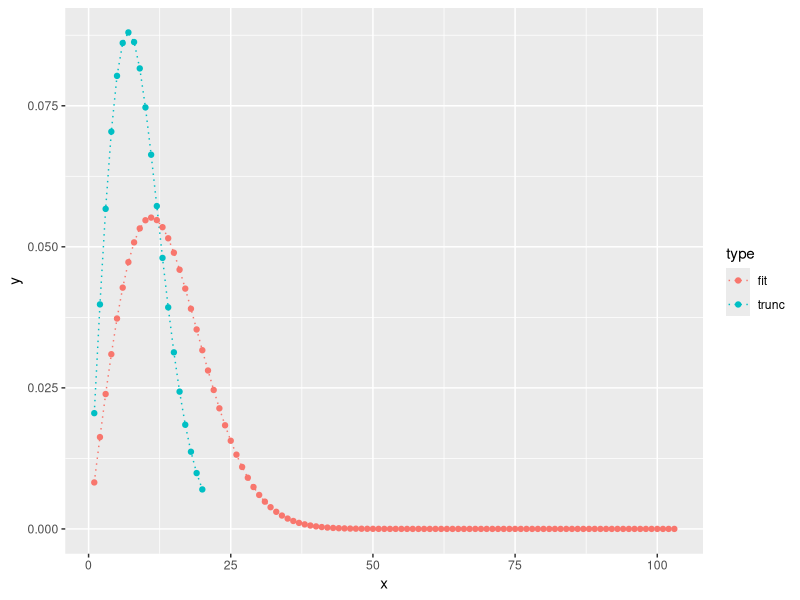

Generate this figure with R:
install.packages("ggplot2")
install.packages("gplots")
install.packages("Matrix")
library("Matrix")
library("ggplot2")


generate_string <- function(
	length = NULL) {

	randomString <- c()
	for (i in 1:length) {
		appchar <- sample(c("A", "T", "C", "G"), 1, replace=FALSE)
		randomString <- paste(randomString, appchar, sep = "")
	}
	randomString
}

#randomly cut up string
#put into dataframe
#random generate index number 1-cuts
#piece back strings together
#ADD OVERLAP
create_cuts <- function(
	operating_str = NULL,
	filterby = NULL,
	filter = FALSE,
	cuts = NULL) {

	if (is.null(cuts)) {
		cuts <- 1000
	}
	if (is.null(operating_str)) {
		operating_str <- generate_string(300000)
	}
	if (is.null(filterby)) {
		filterby <- 100
	}
	i <- 1;
	cuts_vector <- c()
	while (i <= cuts) {
		start <- as.integer(sample(0:i, 1) + 1)
		#small
		end <- as.integer(sample((10:20), 1))
		cut <- substr(operating_str, start, end)
		if (filter) {
			if (nchar(cut) < filterby && nchar(cut) > 0) {
				cuts_vector <- c(cuts_vector, cut)
				i <- i + 1
			} else {
				i <- i + 1
			}
		} else {
			cuts_vector <- c(cuts_vector, cut)
			i <- i + 1
		}
	}
	cuts_df <- data.frame(cuts = cuts_vector, stringsAsFactors = FALSE)
	cuts_df
}

#return a dataframe of transcripts
create_transcripts <- function(
	chop_df = NULL,
	transcript_number = NULL,
	length = NULL,
	variation = NULL) {

	if (is.null(transcript_number)) {
		transcript_number <- 4
	}
	if (is.null(length)) {
		length <- 30
	}
	if (is.null(variation)) {
		variation <- TRUE
	}
	end_sample <- nrow(chop_df)
	transcripts <- c()
	for (x in 1:transcript_number) {
		individual_transcript <- c()
		if (variation) {
			start <- as.integer(length - sample(length/8:length, 1))
			end <- as.integer(length + sample(length:length*1.2, 1))
			length_loop <- sample(start:end, 1)
			#print(length_loop)
		} else {
			length_loop <- length
		}
		if (length_loop > end_sample) {
			length_loop <- end_sample
		}
		rand <- as.integer(sample((1:end_sample), size=length_loop, replace=TRUE))
		for (i in rand) {
			individual_transcript <- paste(individual_transcript, (chop_df[i,]), sep = "|")
		}
		individual_transcript <- paste(individual_transcript, "|", sep="")
		transcripts <- c(transcripts, individual_transcript)
	}
	ret_df <- data.frame(transcripts = transcripts, stringsAsFactors = FALSE)
	ret_df
}

#plot transcripts as a function of y = e^-x and 
#use | as delminator
#use nchar as count
#assumptions 
#truncated @ q3, make length fit at q3 to make a discernable difference

plot_transcripts <- function(
	dataf = NULL,
	t = NULL) {

	p <- NULL
	final_df <- NULL
	transcript <- strsplit(as.character(dataf[t,][[1]]),"")
	read_str <- NULL
	#parse string
	for (base in transcript[[1]]) {
		if (base != "|") {
			read_str <- paste(read_str, base, sep="")
		}
	}
	trunc <- create_df(transcript=read_str, type="trunc", limit=20)
	fit <- create_df(transcript=read_str, type="fit", fit=TRUE)
	final_df <- rbind(trunc, fit)
	p <- ggplot(final_df, aes(x, y)) + geom_line(aes(colour = type, group = type), linetype = "dotted")
	p <- p + geom_point(aes(colour = factor(type)))
	p
}

create_df <- function(
	transcript = NULL,
	type = NULL,
	fit = NULL,
	limit=NULL) {

	if (!is.null(fit)) {
		sigma <- 11
	} else {
		sigma <- 7
	} 

	#generate x 
	if (!is.null(limit)) {
		x_vector <- c(1:20)
	} else {
		x_vector <- c(1:nchar(transcript))
	}
	#generate y 
	y_vector <- c()
	for (y in 1:length(x_vector)) {
		output <- exponential_dist(x=y, sigma=sigma)
		y_vector <- c(y_vector, output)
	}
	y_vector <- y_vector / sum(y_vector)
	print("probabilities + sum")
	print(y_vector)
	print(sum(y_vector))
	data.frame(x = x_vector, y = y_vector, type=as.character(type))
}

exponential_dist <- function(
	x = NULL,
	sigma = NULL) {

	ret <- (x / (sigma^2) * exp(1)^(-x^2/(2*sigma^2)))
	ret
}

find_sigma <- function(
	x = NULL) {

	tolerance <- 1e-10
	sigma <- 0.00001
	while (x / (sigma^2) * exp(1)^(-x^2/(2*sigma^2)) > tolerance) {
		sigma <- sigma + 0.000001
	}
	sigma
}

opstr <- generate_string(1000)
chopped_up <- create_cuts(operating_str=opstr, filter=TRUE, filterby=10, cuts=40)
transcripts <- create_transcripts(chop_df=chopped_up, transcript_number=4, length=18, variation=TRUE)
plot_transcripts(dataf=transcripts, t=1)





